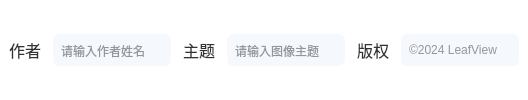
                  <widget class="QFrame" name="horizontalFrame_8">
                   <property name="styleSheet">
                    <string notr="true">background:rgb(255, 255, 255);
border-top-left-radius:0px;
border-top-right-radius:0px;
border-bottom-right-radius:0px;
border-bottom-left-radius:0px;</string>
                   </property>
                   <layout class="QHBoxLayout" name="copyrightInputLayout" stretch="0,0,0">
                    <property name="spacing">
                     <number>12</number>
                    </property>
                    <property name="leftMargin">
                     <number>9</number>
                    </property>
                    <property name="topMargin">
                     <number>6</number>
                    </property>
                    <property name="rightMargin">
                     <number>9</number>
                    </property>
                    <property name="bottomMargin">
                     <number>6</number>
                    </property>
                    <item>
                     <layout class="QHBoxLayout" name="locationInputLayout" stretch="0,1">
                      <item>
                       <widget class="QLabel" name="author">
                        <property name="font">
                         <font>
                          <pointsize>12</pointsize>
                         </font>
                        </property>
                        <property name="styleSheet">
                         <string notr="true">QLabel {
    color: #333333;
    border: none;
}</string>
                        </property>
                        <property name="text">
                         <string>作者</string>
                        </property>
                       </widget>
                      </item>
                      <item>
                       <widget class="QLineEdit" name="authorLineEdit">
                        <property name="styleSheet">
                         <string notr="true">QLineEdit {
    border: 1px solid qradialgradient(
        cx:0.5, cy:0.5, radius:1, fx:0.5, fy:0.5,
        stop:0.66 rgba(134, 119, 253, 255),
        stop:1 rgba(119, 111, 252, 255)
    );
    background: rgb(245, 249, 254);
    padding: 8px 6px;
    border-radius: 6px;
    color: #333;
    selection-background-color: rgba(134, 119, 253, 180);
    selection-color: white;
    font-size: 12px;
}

QLineEdit:focus {
    border: 2px solid qradialgradient(
        cx:0.5, cy:0.5, radius:1, fx:0.5, fy:0.5,
        stop:0.66 rgba(134, 119, 253, 255),
        stop:1 rgba(119, 111, 252, 255)
    );
    outline: none;
}

QLineEdit:disabled {
    background: #eaeaea;
    color: #aaa;
}</string>
                        </property>
                        <property name="placeholderText">
                         <string>请输入作者姓名</string>
                        </property>
                       </widget>
                      </item>
                     </layout>
                    </item>
                    <item>
                     <layout class="QHBoxLayout" name="contactInputLayout" stretch="0,1">
                      <item>
                       <widget class="QLabel" name="theme">
                        <property name="font">
                         <font>
                          <pointsize>12</pointsize>
                         </font>
                        </property>
                        <property name="styleSheet">
                         <string notr="true">QLabel {
    color: #333333;
    border: none;
}</string>
                        </property>
                        <property name="text">
                         <string>主题</string>
                        </property>
                       </widget>
                      </item>
                      <item>
                       <widget class="QLineEdit" name="themeLineEdit">
                        <property name="styleSheet">
                         <string notr="true">QLineEdit {
    border: 1px solid qradialgradient(
        cx:0.5, cy:0.5, radius:1, fx:0.5, fy:0.5,
        stop:0.66 rgba(134, 119, 253, 255),
        stop:1 rgba(119, 111, 252, 255)
    );
    background: rgb(245, 249, 254);
    padding: 8px 6px;
    border-radius: 6px;
    color: #333;
    selection-background-color: rgba(134, 119, 253, 180);
    selection-color: white;
    font-size: 12px;
}

QLineEdit:focus {
    border: 2px solid qradialgradient(
        cx:0.5, cy:0.5, radius:1, fx:0.5, fy:0.5,
        stop:0.66 rgba(134, 119, 253, 255),
        stop:1 rgba(119, 111, 252, 255)
    );
    outline: none;
}

QLineEdit:disabled {
    background: #eaeaea;
    color: #aaa;
}</string>
                        </property>
                        <property name="placeholderText">
                         <string>请输入图像主题</string>
                        </property>
                       </widget>
                      </item>
                     </layout>
                    </item>
                    <item>
                     <layout class="QHBoxLayout" name="descriptionInputLayout" stretch="0,1">
                      <item>
                       <widget class="QLabel" name="copyright">
                        <property name="font">
                         <font>
                          <pointsize>12</pointsize>
                         </font>
                        </property>
                        <property name="styleSheet">
                         <string notr="true">QLabel {
    color: #333333;
    border: none;
}</string>
                        </property>
                        <property name="text">
                         <string>版权</string>
                        </property>
                       </widget>
                      </item>
                      <item>
                       <widget class="QLineEdit" name="copyrightLineEdit">
                        <property name="minimumSize">
                         <size>
                          <width>0</width>
                          <height>0</height>
                         </size>
                        </property>
                        <property name="styleSheet">
                         <string notr="true">QLineEdit {
    border: 1px solid qradialgradient(
        cx:0.5, cy:0.5, radius:1, fx:0.5, fy:0.5,
        stop:0.66 rgba(134, 119, 253, 255),
        stop:1 rgba(119, 111, 252, 255)
    );
    background: rgb(245, 249, 254);
    padding: 8px 6px;
    border-radius: 6px;
    color: #333;
    selection-background-color: rgba(134, 119, 253, 180);
    selection-color: white;
    font-size: 12px;
}

QLineEdit:focus {
    border: 2px solid qradialgradient(
        cx:0.5, cy:0.5, radius:1, fx:0.5, fy:0.5,
        stop:0.66 rgba(134, 119, 253, 255),
        stop:1 rgba(119, 111, 252, 255)
    );
    outline: none;
}

QLineEdit:disabled {
    background: #eaeaea;
    color: #aaa;
}</string>
                        </property>
                        <property name="placeholderText">
                         <string>©2024 LeafView</string>
                        </property>
                       </widget>
                      </item>
                     </layout>
                    </item>
                   </layout>
                  </widget>
